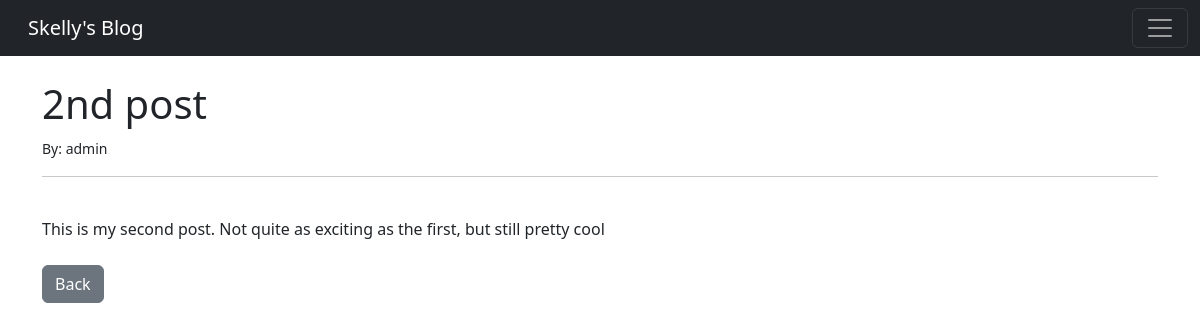
The app's page /article/2 with its own data.
### theblog/models.py (models this page shows, shortened)
class Post(models.Model):
    title = models.CharField(max_length=255)
    author = models.ForeignKey(User, on_delete=models.CASCADE)
    body = models.TextField()

### theblog/views.py (the view)
# urls.py: path('article/<int:pk>', ArticleDetailView.as_view(), name='article-detail'),
class ArticleDetailView(DetailView):
    model = Post
    template_name = 'article_detail.html'

### theblog/templates/article_detail.html (shortened to what this page needs)
{% extends 'base.html' %}
{% block content %}
<h1>{{ post.title }}</h1>
<small>By: {{ post.author }}</small>
<hr>
<br/>
{{ post.body }}
<br/><br/>
<a href="{% url 'home' %}" class="btn btn-secondary">Back</a>
{% endblock %}

### records on screen
Post: title "2nd post", author "admin", body "This is my second post. Not quite as exciting as the first, but still pretty cool"
